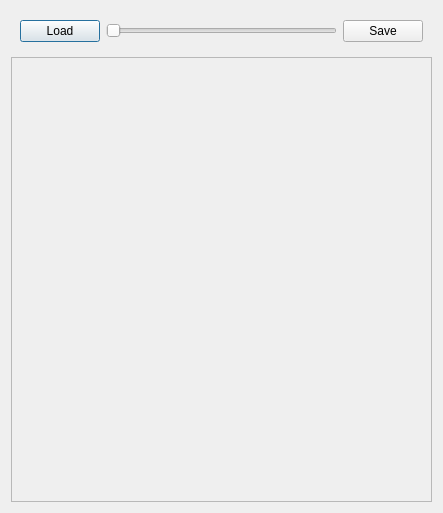
<?xml version="1.0" encoding="UTF-8"?>
<ui version="4.0">
 <class>QtPixelatorMainDialog</class>
 <widget class="QDialog" name="QtPixelatorMainDialog">
  <property name="geometry">
   <rect>
    <x>0</x>
    <y>0</y>
    <width>443</width>
    <height>513</height>
   </rect>
  </property>
  <property name="windowTitle">
   <string>Pixelator</string>
  </property>
  <layout class="QVBoxLayout" name="verticalLayout">
   <item>
    <widget class="QWidget" name="widget_top" native="true">
     <layout class="QHBoxLayout" name="horizontalLayout">
      <item>
       <widget class="QPushButton" name="button_load">
        <property name="text">
         <string>Load</string>
        </property>
       </widget>
      </item>
      <item>
       <widget class="QSlider" name="pixels">
        <property name="minimum">
         <number>1</number>
        </property>
        <property name="maximum">
         <number>1024</number>
        </property>
        <property name="orientation">
         <enum>Qt::Horizontal</enum>
        </property>
       </widget>
      </item>
      <item>
       <widget class="QPushButton" name="button_save">
        <property name="text">
         <string>Save</string>
        </property>
       </widget>
      </item>
     </layout>
    </widget>
   </item>
   <item>
    <widget class="QScrollArea" name="area_picture">
     <property name="widgetResizable">
      <bool>true</bool>
     </property>
     <widget class="QWidget" name="contents">
      <property name="geometry">
       <rect>
        <x>0</x>
        <y>0</y>
        <width>423</width>
        <height>446</height>
       </rect>
      </property>
     </widget>
    </widget>
   </item>
  </layout>
 </widget>
 <resources/>
 <connections/>
</ui>
